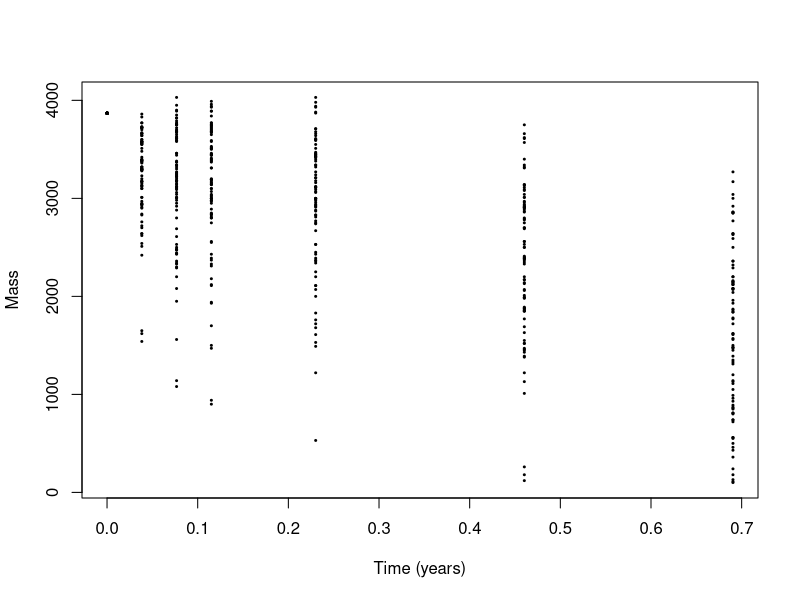
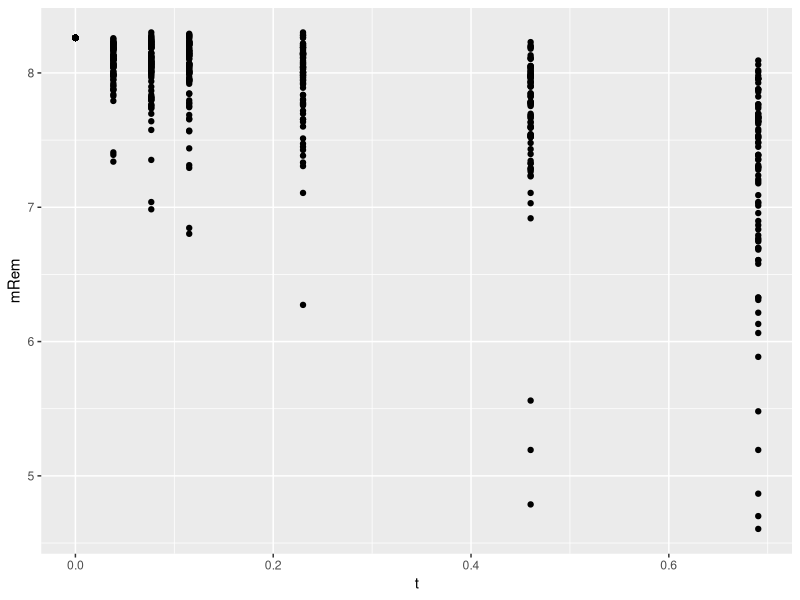

Write the R code that produced these figures, in order.
## ---- chunk 1
knitr::opts_chunk$set(echo = TRUE)
## ---- chunk 2
decay_data <- read.csv('data/decay_data.csv')
## ---- chunk 3
plot(decay_data$t, decay_data$mass_rem, 
     pch = 20, cex = 0.4, 
     xlab = 'Time (years)', ylab = 'Mass')
## ---- chunk 4
library(ggplot2)
ggplot(decay_data, aes(x = t, y = mRem)) + geom_point()
